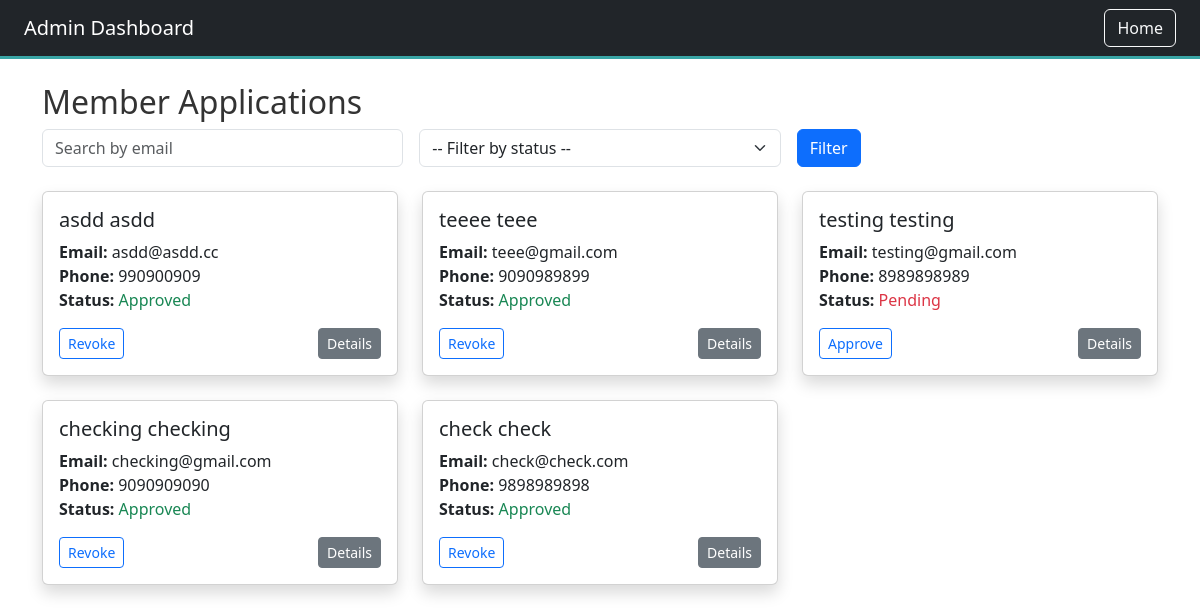
The app's page /admin-dashboard/ (signed in) with its own data.
### core/models.py (models this page shows)
class User(AbstractUser):
    is_approved = models.BooleanField(default=False)
    is_admin_user = models.BooleanField(default=False)
    phone = models.CharField(max_length=20, blank=True)
    location = models.CharField(max_length=100, blank=True)
    interests = models.ManyToManyField(Interest, blank=True)
    professional_background = models.TextField(blank=True)
    why_join = models.TextField(blank=True)
    how_contribute = models.TextField(blank=True)

### core/views.py (the view)
# urls.py: path('admin-dashboard/', AdminDashboardView.as_view(), name='admin_dashboard'),
class AdminDashboardView(LoginRequiredMixin, UserPassesTestMixin, ListView):
    model = User
    template_name = "core/admin_dashboard.html"
    context_object_name = "members"
    def test_func(self):
        return self.request.user.is_staff or self.request.user.is_superuser
    def get_queryset(self):
        queryset = User.objects.exclude(is_superuser=True)
        q = self.request.GET.get("q")
        status = self.request.GET.get("status")
        if q:
            queryset = queryset.filter(email__icontains=q)
        if status == "approved":
            queryset = queryset.filter(is_approved=True)
        elif status == "pending":
            queryset = queryset.filter(is_approved=False)
        return queryset.order_by("-date_joined")
    def get_context_data(self, **kwargs):
        context = super().get_context_data(**kwargs)
        context["member_json"] = [
            {
                "id": member.id,
                "first_name": member.first_name,
                "last_name": member.last_name,
                "email": member.email,
                "phone": member.phone,
                "location": member.location,
                "interests": [i.name for i in member.interests.all()],
                "professional_background": member.professional_background,
                "why_join": member.why_join,
                "how_contribute": member.how_contribute,
                "is_approved": member.is_approved,
                "date_joined": member.date_joined.strftime("%Y-%m-%d %H:%M:%S"),
            }
            for member in context["members"]
        ]
        return context

### core/templates/core/admin_dashboard.html (shortened to what this page needs)
{% load static %}
<!DOCTYPE html>
<html>
<head>
    <link href="https://cdn.jsdelivr.net/npm/bootstrap@5.3.2/dist/css/bootstrap.min.css" rel="stylesheet">
    <link href="{% static 'css/style.css' %}" rel="stylesheet">
</head>
<body>
<nav class="navbar navbar-dark bg-dark px-4">
    <span class="navbar-brand">Admin Dashboard</span>
    <a href="/" class="btn btn-outline-light">Home</a>
</nav>
<div class="container mt-4">
    <h2>Member Applications</h2>
    <form method="get" class="row g-3 mb-4">
        <div class="col-md-4">
            <input type="text" name="q" value="{{ request.GET.q }}" placeholder="Search by email" class="form-control">
        </div>
        <div class="col-md-4">
            <select name="status" class="form-select">
                <option value="">-- Filter by status --</option>
            </select>
        </div>
        <div class="col-md-4">
            <button type="submit" class="btn btn-primary">Filter</button>
        </div>
    </form>
    <div class="row">
        {% for member in members %}
        <div class="col-md-4 mb-4">
            <div class="card shadow">
                <div class="card-body">
                    <h5 class="card-title">{{ member.first_name }} {{ member.last_name }}</h5>
                    <p class="card-text">
                        <strong>Email:</strong> {{ member.email }}<br>
                        <strong>Phone:</strong> {{ member.phone }}<br>
                        <strong>Status:</strong>
                        {% if member.is_approved %}
                            <span class="text-success">Approved</span>
                        {% else %}
                            <span class="text-danger">Pending</span>
                        {% endif %}
                    </p>
                    <div class="d-flex justify-content-between">
                        <a href="{% url 'toggle_approval' member.id %}" class="btn btn-sm btn-outline-primary">
                            {% if member.is_approved %}Revoke{% else %}Approve{% endif %}
                        </a>
                        <button class="btn btn-sm btn-secondary" onclick="showDetails({{ member.id }})">Details</button>
                    </div>
                </div>
            </div>
        </div>
        {% empty %}
        <p class="text-muted">No members found.</p>
        {% endfor %}
    </div>
</div>
</body>
</html>

### static/css/style.css (style rules this page uses)
body { font-family: "Segoe UI", sans-serif; background-color: #ffffff; color: #333; }
.navbar { border-bottom: 3px solid #39a5a5; }

### records on screen
User: first_name "asdd", last_name "asdd", email "asdd@asdd.cc", phone "990900909", is_approved "Approved"
User: first_name "teeee", last_name "teee", email "teee@gmail.com", phone "9090989899", is_approved "Approved"
User: first_name "testing", last_name "testing", email "testing@gmail.com", phone "8989898989", is_approved "Pending"
User: first_name "checking", last_name "checking", email "checking@gmail.com", phone "9090909090", is_approved "Approved"
User: first_name "check", last_name "check", email "check@check.com", phone "9898989898", is_approved "Approved"
